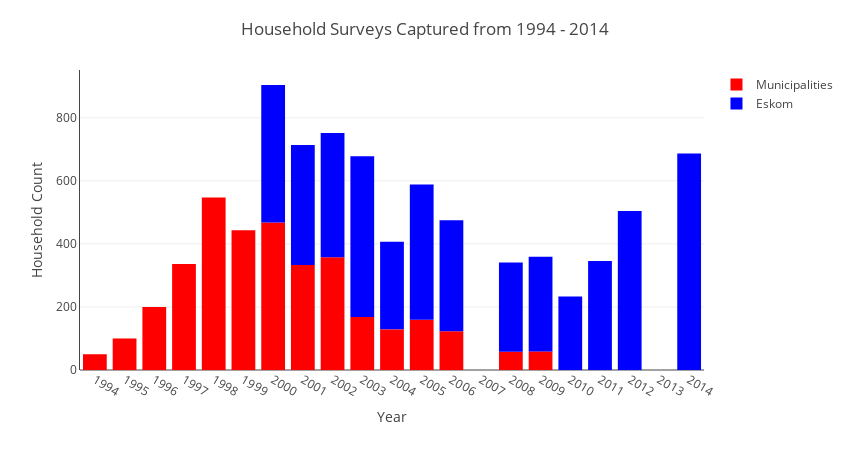

Notebook source saved alongside this figure:
### Code cell
surveys = ids.groupby(['Survey','Year'])['AnswerID'].count()

nrslr = go.Bar(x = surveys['NRS LR'].index, 
               y = surveys['NRS LR'].values,
               marker=dict(color='red'),
               name = 'Municipalities')

eskomlr = go.Bar(x = surveys['Eskom LR'].index, 
                 y = surveys['Eskom LR'].values,
                 marker = dict(color='blue'),
                 name = 'Eskom')

layout = go.Layout(title='Household Surveys Captured from 1994 - 2014',
                   barmode = 'relative',
                  xaxis=dict(title='Year', tickvals=list(range(1994,2015))),
                  yaxis=dict(title='Household Count', showline=True),
                  margin=dict(t=70),
                  height=450, width=850)

fig = go.Figure(data=[nrslr, eskomlr], layout=layout)
po.iplot(fig)

### Figure 1 — Plotly figure (JSON) as saved in the notebook; plotly's stock layout.template omitted (floating-point values rounded to 4 significant figures)
{"data": [{"marker": {"color": "red"}, "name": "Municipalities", "type": "bar", "uid": "47e7dc49-a207-4b35-bc97-60e2ea6144c0", "x": [1994, 1995, 1996, 1997, 1998, 1999, 2000, 2001, 2002, 2003, 2004, 2005, 2006, 2008, 2009], "y": [50, 100, 200, 336, 547, 443, 468, 333, 358, 168, 129, 159, 123, 58, 59]}, {"marker": {"color": "blue"}, "name": "Eskom", "type": "bar", "uid": "58b207f3-d09f-4256-bab7-d5209d3278c8", "x": [2000, 2001, 2002, 2003, 2004, 2005, 2006, 2008, 2009, 2010, 2011, 2012, 2014], "y": [436, 381, 394, 510, 278, 429, 352, 283, 300, 233, 346, 504, 687]}], "layout": {"barmode": "relative", "height": 450, "margin": {"t": 70}, "title": "Household Surveys Captured from 1994 - 2014", "width": 850, "xaxis": {"tickvals": [1994, 1995, 1996, 1997, 1998, 1999, 2000, 2001, 2002, 2003, 2004, 2005, 2006, 2007, 2008, 2009, 2010, 2011, 2012, 2013, 2014], "title": "Year"}, "yaxis": {"showline": true, "title": "Household Count"}}}
